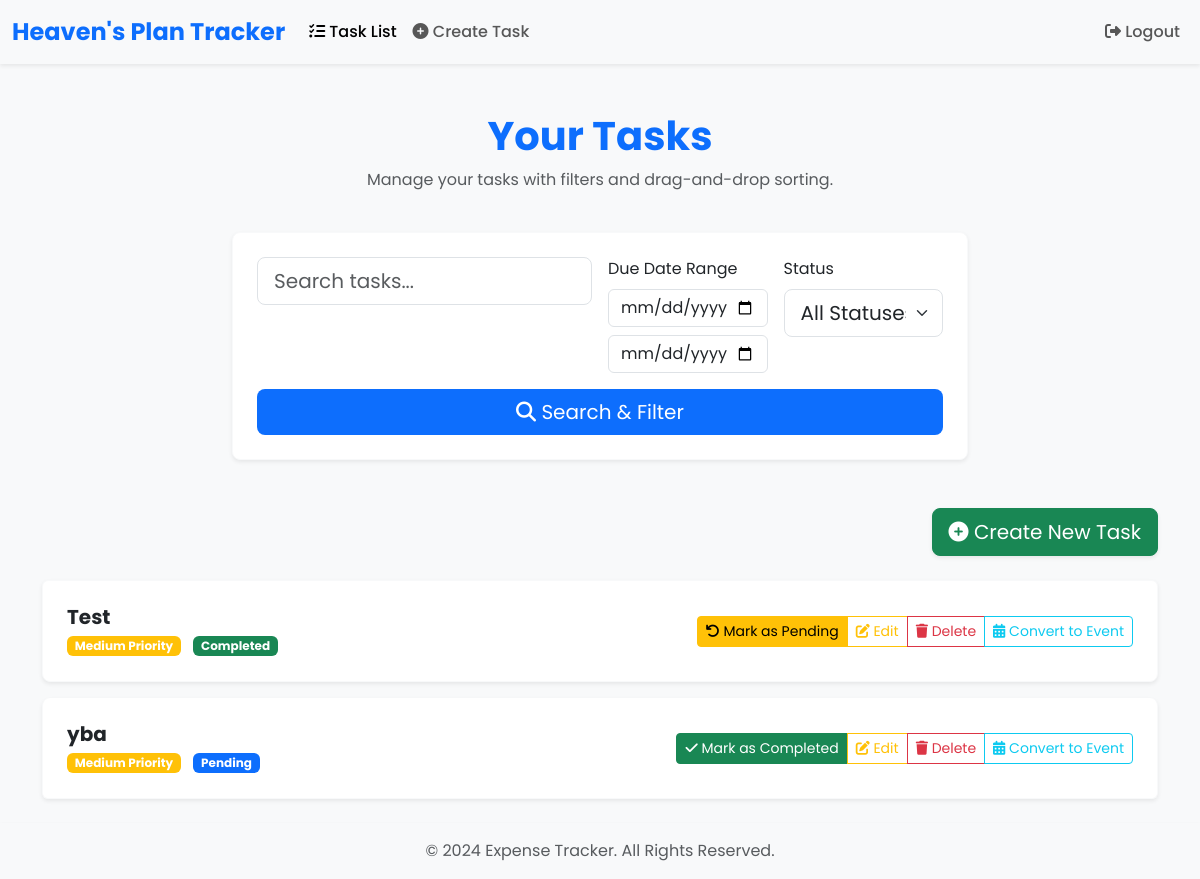
The page /todo/ (signed in) on the database its author committed.
### todo/models.py (models this page shows, shortened)
class Task(models.Model):
    PRIORITY_CHOICES = [
        ('low', 'Low'),
        ('medium', 'Medium'),
        ('high', 'High'),
    ]
    STATUS_CHOICES = [
        ('pending', 'Pending'),
        ('completed', 'Completed'),
    ]
    RECURRING_CHOICES = [
        ('none', 'None'),
        ('daily', 'Daily'),
        ('weekly', 'Weekly'),
        ('monthly', 'Monthly'),
    ]
    user = models.ForeignKey(User, on_delete=models.CASCADE)
    title = models.CharField(max_length=255)
    description = models.TextField(blank=True, null=True)
    priority = models.CharField(max_length=6, choices=PRIORITY_CHOICES, default='medium')
    due_date = models.DateField(blank=True, null=True)
    status = models.CharField(max_length=10, choices=STATUS_CHOICES, default='pending')
    recurring = models.CharField(max_length=10, choices=RECURRING_CHOICES, default='none')  # Recurring option
    order = models.IntegerField(default=0)  # Field to store the order of tasks
    completed_at = models.DateTimeField(null=True, blank=True)  # Track when the task was completed

### todo/views.py (the view)
# urls.py: path('', views.task_list, name='task_list'),  # Task listing view
@login_required
def task_list(request):
    tasks = Task.objects.filter(user=request.user)
    search_query = request.GET.get('search')
    if search_query:
        tasks = tasks.filter(title__icontains=search_query) | tasks.filter(description__icontains=search_query)
    start_due = request.GET.get('start_due')
    end_due = request.GET.get('end_due')
    if start_due and end_due:
        tasks = tasks.filter(due_date__range=[start_due, end_due])
    now = timezone.now()
    soon_due_tasks = tasks.filter(due_date__range=[now, now + timedelta(days=1)], status='pending')
    status_filter = request.GET.get('status')
    if status_filter:
        tasks = tasks.filter(status=status_filter)
    priority_filter = request.GET.get('priority')
    if priority_filter:
        tasks = tasks.filter(priority=priority_filter)
    sort_by = request.GET.get('sort_by', 'due_date')
    tasks = tasks.order_by(sort_by)
    context = {
        'tasks': tasks,
        'soon_due_tasks': soon_due_tasks,
    }
    return render(request, 'todo/task_list.html', context)

### templates/todo/task_list.html (shortened to what this page needs)
{% extends 'base.html' %}
{% block content %}
<div class="container mt-5">
    <div class="row">
        <div class="col-12 text-center mb-4">
            <h2 class="display-6 fw-bold text-primary">Your Tasks</h2>
            <p class="text-muted">Manage your tasks with filters and drag-and-drop sorting.</p>
        </div>
    </div>
    <div class="row justify-content-center">
        <div class="col-lg-8 col-md-10 col-sm-12">
            <div class="card shadow-sm p-4 mb-5 border-light">
                <form method="GET" class="row g-3" id="filter-form">
                    <div class="col-md-6">
                        <input type="text" class="form-control form-control-lg" name="search" placeholder="Search tasks..." value="{{ request.GET.search }}">
                    </div>
                    <div class="col-md-3">
                        <label for="due_date_range" class="form-label">Due Date Range</label>
                        <input type="date" class="form-control mb-2" name="start_due" value="{{ request.GET.start_due }}">
                        <input type="date" class="form-control" name="end_due" value="{{ request.GET.end_due }}">
                    </div>
                    <div class="col-md-3">
                        <label for="status" class="form-label">Status</label>
                        <select class="form-select form-select-lg" name="status">
                            <option value="">All Statuses</option>
                        </select>
                    </div>
                    <div class="col-12 d-grid">
                        <button type="submit" class="btn btn-primary btn-lg w-100">
                            <i class="fas fa-search"></i> Search & Filter
                        </button>
                    </div>
                </form>
            </div>
        </div>
    </div>
    <div class="text-end mb-4">
        <a href="{% url 'task_create' %}" class="btn btn-success btn-lg shadow-sm">
            <i class="fas fa-plus-circle"></i> Create New Task
        </a>
    </div>
    <div id="task-list" class="list-group">
        {% for task in tasks %}
            <div id="task-{{ task.id }}" class="list-group-item card mb-3 p-4 shadow-sm border-light">
                <div class="d-flex justify-content-between align-items-center">
                    <div>
                        <h5 class="fw-bold mb-1">{{ task.title }}</h5>
                        {% if task.priority == 'high' %}
                            <span class="badge bg-danger">High Priority</span>
                        {% elif task.priority == 'medium' %}
                            <span class="badge bg-warning">Medium Priority</span>
                        {% else %}
                            <span class="badge bg-secondary">Low Priority</span>
                        {% endif %}
                        {% if task.status == 'completed' %}
                            <span class="badge bg-success">Completed</span>
                        {% else %}
                            <span class="badge bg-primary">Pending</span>
                        {% endif %}
                    </div>
                    <div class="btn-group">
                        <a href="{% url 'task_toggle_complete' task.id %}" class="btn btn-sm {% if task.status == 'completed' %} btn-warning {% else %} btn-success {% endif %}">
                            <i class="fas {% if task.status == 'completed' %} fa-undo {% else %} fa-check {% endif %}"></i>
                            {% if task.status == 'completed' %} Mark as Pending {% else %} Mark as Completed {% endif %}
                        </a>
                        <a href="{% url 'task_edit' task.id %}" class="btn btn-sm btn-outline-warning">
                            <i class="fas fa-edit"></i> Edit
                        </a>
                        <a href="{% url 'task_delete' task.id %}" class="btn btn-sm btn-outline-danger">
                            <i class="fas fa-trash"></i> Delete
                        </a>
                        <a href="{% url 'convert_task_to_event' task.id %}" class="btn btn-sm btn-outline-info">
                            <i class="fas fa-calendar-alt"></i> Convert to Event
                        </a>
                    </div>
                </div>
            </div>
        {% empty %}
            <div class="alert alert-warning text-center">No tasks available.</div>
        {% endfor %}
    </div>
</div>
{% endblock %}

### static/css/style.css (style rules this page uses)
body { font-family: 'Poppins', sans-serif; background-color: #f8f9fa; color: #343a40; margin: 0; padding: 0; box-sizing: border-box; }
.btn-primary { border: none; transition: background-color 0.3s ease; }

### templates/todo/task_list.html (style rules this page uses)
.card { border-radius: 8px; border: 1px solid #dee2e6; transition: box-shadow 0.2s ease-in-out; }
.list-group-item h5 { font-family: 'Poppins', sans-serif; font-size: 1.25rem; margin-bottom: 0.5rem; }
.badge { margin-right: 8px; }
.btn-group .btn { margin-left: 10px; transition: all 0.2s ease; }

### rows shown on the page
Task: title "Test", priority "Medium Priority", status "Completed"
Task: title "yba", priority "Medium Priority", status "Pending"
